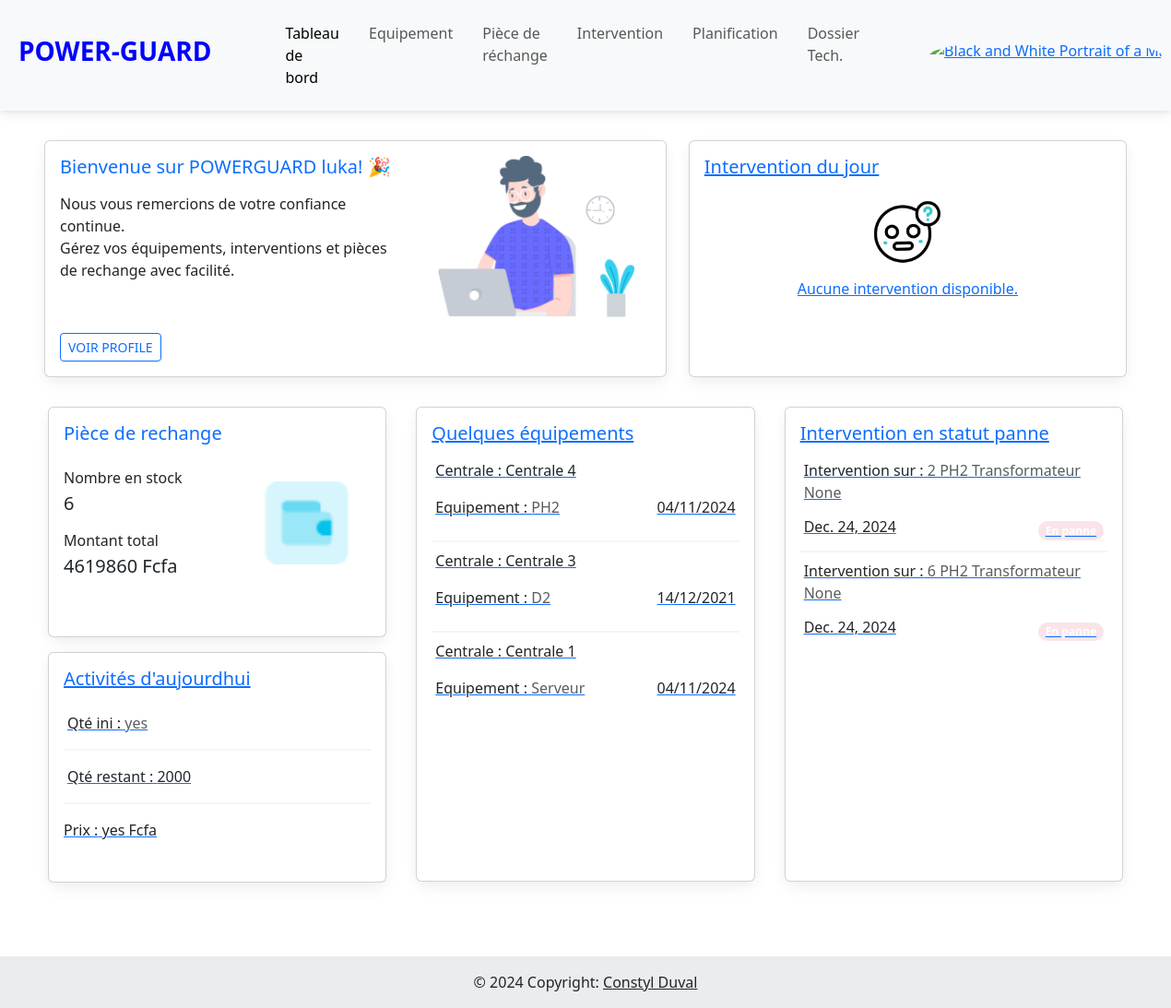
/accueil/ (signed in), run on an earlier commit of the app's database.
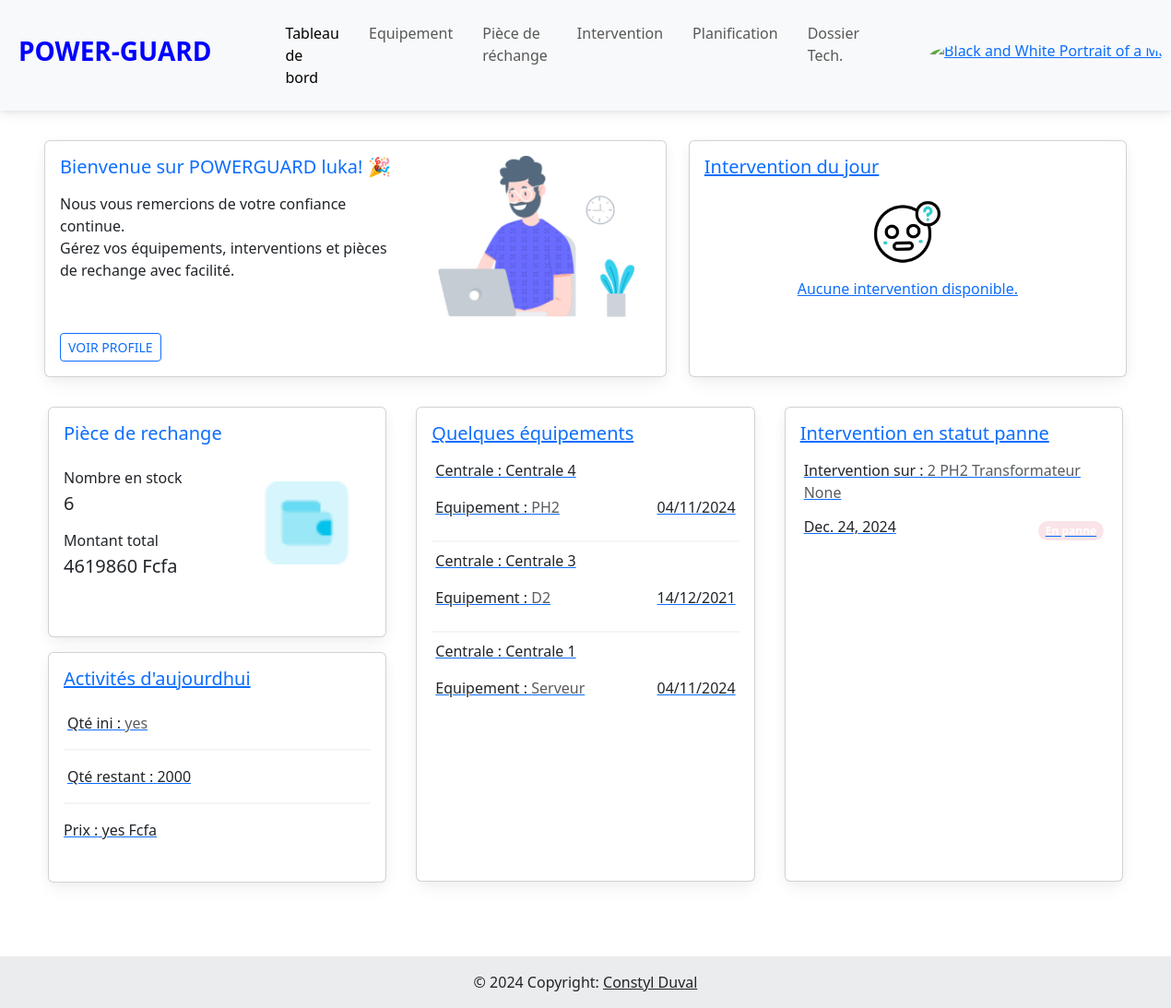
And on a later commit of the database.
### eneo_pages/models.py (models this page shows)
class Equipement(models.Model):
    TYPE_EQUIPE = [
        ("Disjoncteur", "Disjoncteur",),
        ("Transformateur", "Transformateur"),
    ]
    centrale = models.ForeignKey(Centrale, on_delete=models.CASCADE)
    nom = models.CharField(max_length=100)
    type_equipement = models.CharField(max_length=100, choices=TYPE_EQUIPE)
    numero_serie=models.CharField(max_length=100, blank=True, null=True)
    modèle = models.CharField(max_length=100)
    marque = models.CharField(max_length=100)
    puissance = models.FloatField()
    fréquence = models.FloatField()
    date_installation = models.DateField()
    fonction = models.CharField(max_length=100, blank=True, null=True)
    emplacement_couplage = models.CharField(max_length=100, blank=True, null=True)
    regleur_en_chargeur = models.CharField(max_length=100, blank=True, null=True)
    mode_de_fonctionnement = models.CharField(max_length=100, blank=True, null=True)
    technique_de_coupure = models.CharField(max_length=100, blank=True, null=True)
    pouvoir_de_coupure = models.CharField(max_length=100, blank=True, null=True)
    pression_gaz_nombre_de_pôle  = models.CharField(max_length=100, blank=True, null=True)
    courant_nominal_en_service_continu = models.CharField(max_length=100, blank=True, null=True)
    numero_service = models.CharField(max_length=100, blank=True, null=True)
    tension_assigne = models.CharField(max_length=100, blank=True, null=True)
    pouvoir_de_coupure_nominal_court_circuit = models.CharField(max_length=100, blank=True, null=True)
    pouvoir_de_fermeture_nominal_court_circuit  = models.CharField(max_length=100, blank=True, null=True)
    date_création=models.DateTimeField(auto_now_add=True)
    date_modification=models.DateTimeField(auto_now=True)
    def __str__(self):
        return "{} {} {}".format(self.nom, self.type_equipement, self.numero_serie)

class Centrale(models.Model):
    nom=models.CharField(max_length=100)
    localisation = models.CharField(max_length=100)
    état = models.CharField(max_length=100)
    date_création=models.DateTimeField(auto_now_add=True)
    date_modification=models.DateTimeField(auto_now=True)
    def __str__(self):
        return self.nom

class Intervention(models.Model):
    STATUS = [
        ("En panne", "En panne"),
        ("Encours", "Encours de dépannage"),
        ("Rétablir", "Rétablir"),
    ]
    TYPE = [
        ("Corrective", "Intervention corrective"),
        ("Preventive", "Intervention preventive")
    ]
    equipement = models.ForeignKey(Equipement, on_delete=models.CASCADE)
    type_intervention = models.CharField(max_length=100, choices=TYPE, default="Corrective")
    interval_intervention = models.IntegerField(default=0)
    date_intervention=models.DateField()
    date_defaillance=models.DateField()
    description = models.TextField(blank=True, null=True)
    tache_maintenance = models.TextField(blank=True, null=True)
    action_correctives = models.TextField(blank=True, null=True)
    causes_profondes = models.TextField(blank=True, null=True)
    responsable = models.CharField(max_length=100, blank=True, null=True)
    status = models.CharField(max_length=100, choices=STATUS)
    sécurité = models.TextField(blank=True, null=True)
    coût = models.IntegerField()
    coût_materiel = models.IntegerField(default=0)
    coût_main_oeuvre  = models.IntegerField(default=0)
    date_création=models.DateTimeField(auto_now_add=True)
    date_modification=models.DateTimeField(auto_now=True)
    def __str__(self):
        return "{} {}".format(self.id, self.equipement)

### eneo_pages/views.py (the view)
# urls.py: 2. Add a URL to urlpatterns:  path('', views.home, name='home')
@login_required
def home(request):
    User = get_user_model()  # Get the custom user model
    user = request.user  # Get the currently logged-in user
    today = timezone.now().date()
    if user.section == 'DISJONCTEUR':
        intervention_date = Intervention.objects.filter(equipement__type_equipement='Disjoncteur', date_intervention=today)
    elif user.section == 'TRANSFORMATEUR':
        intervention_date = Intervention.objects.filter(equipement__type_equipement='Transformateur', date_intervention=today)
    else:
        intervention_date = Intervention.objects.filter(date_intervention=today)
    if user.section == 'DISJONCTEUR':
        intervention_status = Intervention.objects.filter(equipement__type_equipement='Disjoncteur', status='En panne')
    elif user.section == 'TRANSFORMATEUR':
        intervention_status = Intervention.objects.filter(equipement__type_equipement='Transformateur', status='En panne')
    else:
        intervention_status = Intervention.objects.filter(status='En panne')
    pieces = Pièce.objects.all()  # Récupérer toutes les pièces
    total_pieces = pieces.count()  # Compter le nombre total de pièces
    total_montant = sum((piece.prix_unitaire * piece.quantité_disponible) for piece in pieces)  # Calculer le montant total des pièces Rubrique piece
    if user.section == 'DISJONCTEUR':
        liste_equipement = Equipement.objects.filter(type_equipement='Disjoncteur')
    elif user.section == 'TRANSFORMATEUR':
        liste_equipement = Equipement.objects.filter(type_equipement='Transformateur')
    else:
        liste_equipement = Equipement.objects.all()
    context = {
        "liste_equipement" : liste_equipement,
        "liste_intervention_date" : intervention_date,
        "liste_intervention_status" : intervention_status,
        "total_pieces": total_pieces,
        "total_montant": total_montant,
    }
    return render(request, "pages/home.html", context)

### eneo_pages/context_processor.py (called while the page is built)
def piece_rechange(request):
    return{'piece_rechange': Session(request)}

### eneo_pages/templates/pages/home.html (shortened to what the changed rows need)
{% extends "../base/base.html" %}
{% load static %}
{% block body %}
<div class="mt-3 mb-5 px-5 py-3">
  <div class="row">
    <div class="col-12 col-md-6 col-lg-4 col-xl-4 py-3 px-3">
      <div class="card" style="height: 515px;">
        <a href="" hx-get="" hx-target="#dialog" hx-swap="innerHTML" data-mdb-toggle="modal">
          <div class="card-body">
            <ul class="list-group list-group-small list-group-light">
              {% if liste_equipement %}
                {% for equipement in liste_equipement|slice:":5" %}
                <li class="list-group-item px-1">
                  <p>Centrale : {{equipement.centrale}}</p>
                  <div class="d-flex justify-content-between align-items-center">
                    <p>Equipement :<span class='text-muted'> {{equipement.nom}}</span></p>
                    <p>{{equipement.date_installation|date:"d/m/Y"}}</p>
                  </div>
                </li>
                {% endfor %}
                {% else %}
                <div class="text-center">
                  <img src="{% static 'img/empty.gif' %}" alt="" style="height: 100px; width: 100px;" srcset="">
                  <p colspan="9">Aucun equipement disponible.</p>
                </div>
              {% endif %}
            </ul>
          </div>
        </a>
      </div>
    </div>
    <div class="col-12 col-md-6 col-lg-4 col-xl-4 py-3 px-3">
      <div class="card" style="height: 515px;">
        <a href="" hx-get="" hx-target="#dialog" hx-swap="innerHTML" data-mdb-toggle="modal">
          <div class="card-body">
            <ul class="list-group list-group-small list-group-light">
              {% if liste_intervention_status %}
                {% for intervention in liste_intervention_status|slice:":5" %}
                <li class="list-group-item px-1">
                  <p>Intervention sur :<span class='text-muted'> {{intervention}}</span></p>
                  <div class="d-flex justify-content-between align-items-center">
                    <h6>{{intervention.date_intervention}}</h6>
                    <span class="badge rounded-pill {% if intervention.status == 'Encours' %}badge-warning{% elif intervention.status == 'Rétablir' %}badge-success{% elif intervention.status == 'En panne' %}badge-danger{% else %}badge-secondary{% endif %}">{{intervention.status}}</span>
                  </div>
                </li>
                {% endfor %}
                {% else %}
                <div class="text-center">
                  <img src="{% static 'img/empty.gif' %}" alt="" style="height: 100px; width: 100px;" srcset="">
                  <p colspan="9">Aucun équipement en panne.</p>
                </div>
              {% endif %}
            </ul>
          </div>
        </a>
      </div>
    </div>
  </div>
</div>
{% endblock %}

What changed in the data, as far as the page shows it:
removed Intervention: id+equipement "6 PH2 Transformateur None", date_intervention "Dec. 24, 2024", status "En panne"
